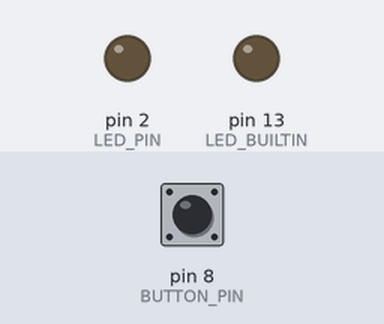
A sketch run on a simulated Arduino Uno, built with avr-gcc and run on an emulated ATmega328P. On the bench: output pins drawn as LEDs (lit = HIGH). The inputs (shaded band) are chosen by the test bench; at power-on: pin 8 (BUTTON_PIN) HIGH.

Above: at 1.2 s.
1.3 s: pin 8 (BUTTON_PIN) pulled LOW for 0.15 s
At 1.37 s:
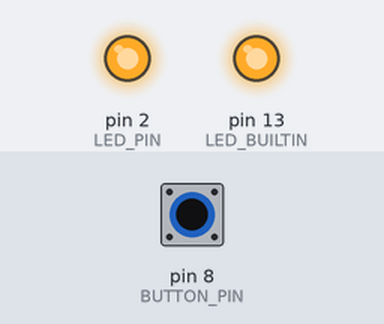
2.9 s: pin 8 (BUTTON_PIN) pulled LOW for 3.2 s
At 6.6 s:
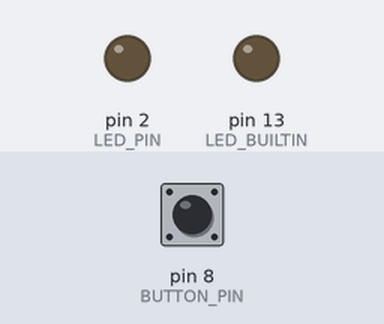
Timing chart, 0 to 8.1 s (numbered marks = the images above; inputs shaded):
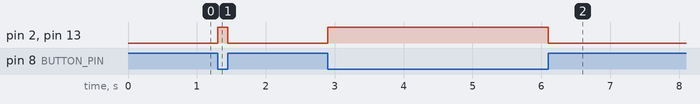

The sketch:

ButtonToLed.ino
```cpp
const int BUTTON_PIN = 8;  // 按鍵的接腳
const int LED_PIN =  2;   // LED燈的接腳

int buttonState = 0;   // 按鈕的狀態

void setup() {
  pinMode(LED_PIN, OUTPUT);   //設定LED的PIN腳為輸出
  pinMode(BUTTON_PIN, INPUT_PULLUP); //設定按鈕的接腳為輸入，因為我們要讀取它的狀態
  pinMode(LED_BUILTIN, OUTPUT);

}

void loop() {
  buttonState = digitalRead(BUTTON_PIN);  //讀取按鍵的狀態


  if(buttonState == LOW){          //如果按鍵按了
    digitalWrite(LED_PIN, HIGH);   //LED就亮了
    digitalWrite(LED_BUILTIN, HIGH);

  }else{                           //如果按鍵是未按下
    digitalWrite(LED_PIN, LOW);    //LED就不亮
    digitalWrite(LED_BUILTIN, LOW);

  }
}
```

Measured:
- after the input at 1.3 s, pin 2 (LED_PIN), pin 13 (LED_BUILTIN): LOW → HIGH at once, → LOW 0.15 s later
- after the input at 2.9 s, pin 2 (LED_PIN), pin 13 (LED_BUILTIN): LOW → HIGH at once, → LOW 3.2 s later
